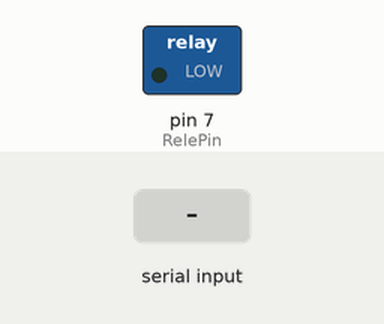
The sketch below on a simulated Arduino Uno, built with avr-gcc and run on an emulated ATmega328P. Shown: switched loads named in the sketch (green lamp = pin HIGH). The test bench sets the inputs (shaded band).

Above: at 1.2 s.
1.3 s: "A" received over Serial
At 1.8 s:
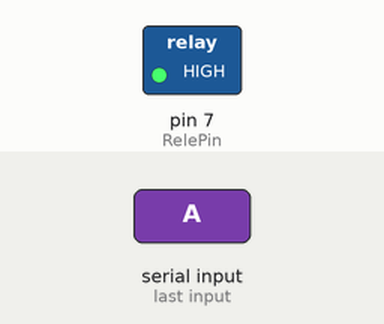
2.8 s: "D" received over Serial
At 4.1 s:
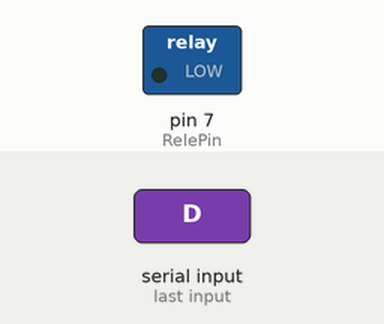
Timing chart, 0 to 5.8 s (numbered marks = the images above; inputs shaded):
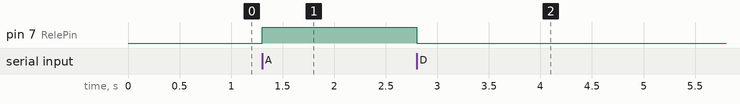

The sketch:

testerele.ino
```cpp
const int RelePin = 7; // pino ao qual o Módulo Relé está conectado
int incomingByte;      // variavel para ler dados recebidos pela serial

void setup() {
  Serial.begin(9600); // inicializa a comunicação serial em 9600bps
  pinMode(RelePin, OUTPUT); // seta o pino como saída
}

void loop() {
  if (Serial.available() > 0) {
    // verifica se tem algum dado na serial
    incomingByte = Serial.read();  //lê o primeiro dado do buffer da serial

    if (incomingByte == 'A') {     //se for A
      digitalWrite(RelePin, HIGH); //aciona o pino
    }

    if (incomingByte == 'D') {     //se for D
      digitalWrite(RelePin, LOW);  //desativa o pino
    }
  }
}
```

Measured:
- after the input at 1.3 s, pin 7 (RelePin): LOW → HIGH at once
- after the input at 2.8 s, pin 7 (RelePin): HIGH → LOW at once
